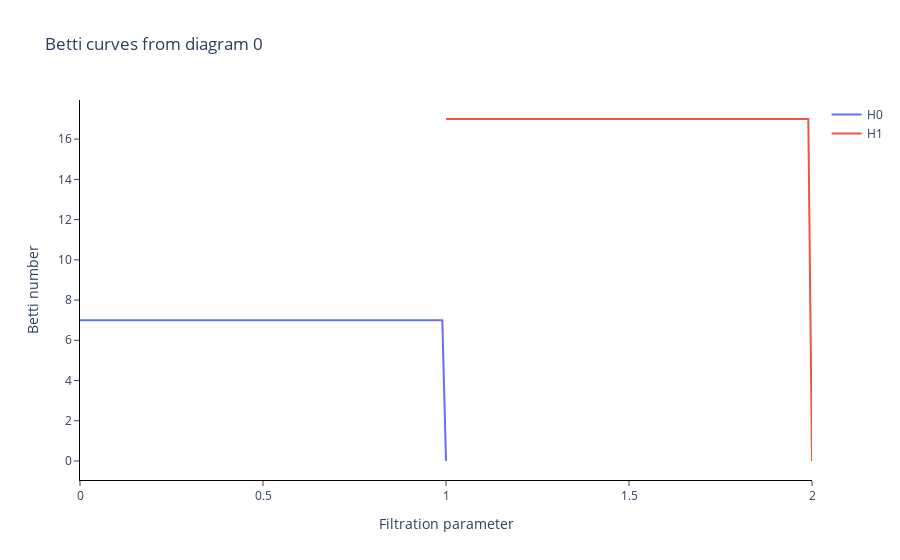

The code cell stored with this chart in its notebook:
### Code cell
plot_graph(adj_td_graph[600], labels[600])
